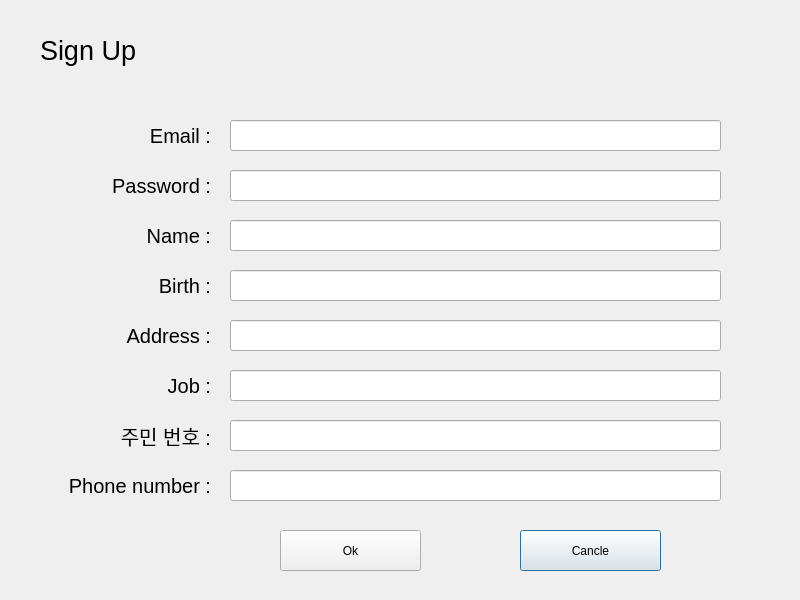
<?xml version="1.0" encoding="UTF-8"?>
<ui version="4.0">
 <class>SignUp</class>
 <widget class="QDialog" name="SignUp">
  <property name="geometry">
   <rect>
    <x>0</x>
    <y>0</y>
    <width>800</width>
    <height>600</height>
   </rect>
  </property>
  <property name="windowTitle">
   <string>Sign Up</string>
  </property>
  <widget class="QLabel" name="JobLabel">
   <property name="geometry">
    <rect>
     <x>90</x>
     <y>370</y>
     <width>121</width>
     <height>31</height>
    </rect>
   </property>
   <property name="font">
    <font>
     <family>Arial</family>
     <pointsize>15</pointsize>
    </font>
   </property>
   <property name="text">
    <string>Job :</string>
   </property>
   <property name="alignment">
    <set>Qt::AlignRight|Qt::AlignTrailing|Qt::AlignVCenter</set>
   </property>
  </widget>
  <widget class="QLineEdit" name="BirthLine">
   <property name="geometry">
    <rect>
     <x>230</x>
     <y>270</y>
     <width>491</width>
     <height>31</height>
    </rect>
   </property>
  </widget>
  <widget class="QLabel" name="PasswordLabel">
   <property name="geometry">
    <rect>
     <x>80</x>
     <y>170</y>
     <width>131</width>
     <height>31</height>
    </rect>
   </property>
   <property name="font">
    <font>
     <family>Arial</family>
     <pointsize>15</pointsize>
    </font>
   </property>
   <property name="text">
    <string>Password :</string>
   </property>
   <property name="alignment">
    <set>Qt::AlignRight|Qt::AlignTrailing|Qt::AlignVCenter</set>
   </property>
  </widget>
  <widget class="QLabel" name="NameLabel">
   <property name="geometry">
    <rect>
     <x>90</x>
     <y>220</y>
     <width>121</width>
     <height>31</height>
    </rect>
   </property>
   <property name="font">
    <font>
     <family>Arial</family>
     <pointsize>15</pointsize>
    </font>
   </property>
   <property name="text">
    <string>Name :</string>
   </property>
   <property name="alignment">
    <set>Qt::AlignRight|Qt::AlignTrailing|Qt::AlignVCenter</set>
   </property>
  </widget>
  <widget class="QLabel" name="PhoneLabel">
   <property name="geometry">
    <rect>
     <x>30</x>
     <y>470</y>
     <width>181</width>
     <height>31</height>
    </rect>
   </property>
   <property name="font">
    <font>
     <family>Arial</family>
     <pointsize>15</pointsize>
    </font>
   </property>
   <property name="text">
    <string>Phone number :</string>
   </property>
   <property name="alignment">
    <set>Qt::AlignRight|Qt::AlignTrailing|Qt::AlignVCenter</set>
   </property>
  </widget>
  <widget class="QLineEdit" name="PhoneLine">
   <property name="geometry">
    <rect>
     <x>230</x>
     <y>470</y>
     <width>491</width>
     <height>31</height>
    </rect>
   </property>
  </widget>
  <widget class="QLineEdit" name="EmailLine">
   <property name="geometry">
    <rect>
     <x>230</x>
     <y>120</y>
     <width>491</width>
     <height>31</height>
    </rect>
   </property>
  </widget>
  <widget class="QLineEdit" name="AddressLine">
   <property name="geometry">
    <rect>
     <x>230</x>
     <y>320</y>
     <width>491</width>
     <height>31</height>
    </rect>
   </property>
  </widget>
  <widget class="QLineEdit" name="RRNLine">
   <property name="geometry">
    <rect>
     <x>230</x>
     <y>420</y>
     <width>491</width>
     <height>31</height>
    </rect>
   </property>
  </widget>
  <widget class="QLabel" name="Signup">
   <property name="geometry">
    <rect>
     <x>40</x>
     <y>30</y>
     <width>131</width>
     <height>41</height>
    </rect>
   </property>
   <property name="font">
    <font>
     <family>Arial</family>
     <pointsize>20</pointsize>
    </font>
   </property>
   <property name="text">
    <string>Sign Up</string>
   </property>
  </widget>
  <widget class="QLabel" name="EmailLabel">
   <property name="geometry">
    <rect>
     <x>90</x>
     <y>120</y>
     <width>121</width>
     <height>31</height>
    </rect>
   </property>
   <property name="font">
    <font>
     <family>Arial</family>
     <pointsize>15</pointsize>
    </font>
   </property>
   <property name="text">
    <string>Email :</string>
   </property>
   <property name="alignment">
    <set>Qt::AlignRight|Qt::AlignTrailing|Qt::AlignVCenter</set>
   </property>
  </widget>
  <widget class="QPushButton" name="CancleButton">
   <property name="geometry">
    <rect>
     <x>520</x>
     <y>530</y>
     <width>141</width>
     <height>41</height>
    </rect>
   </property>
   <property name="text">
    <string>Cancle</string>
   </property>
  </widget>
  <widget class="QLineEdit" name="JobLine">
   <property name="geometry">
    <rect>
     <x>230</x>
     <y>370</y>
     <width>491</width>
     <height>31</height>
    </rect>
   </property>
  </widget>
  <widget class="QLineEdit" name="NameLine">
   <property name="geometry">
    <rect>
     <x>230</x>
     <y>220</y>
     <width>491</width>
     <height>31</height>
    </rect>
   </property>
  </widget>
  <widget class="QLineEdit" name="PasswordLine">
   <property name="geometry">
    <rect>
     <x>230</x>
     <y>170</y>
     <width>491</width>
     <height>31</height>
    </rect>
   </property>
  </widget>
  <widget class="QLabel" name="RRNLabel">
   <property name="geometry">
    <rect>
     <x>90</x>
     <y>420</y>
     <width>121</width>
     <height>31</height>
    </rect>
   </property>
   <property name="font">
    <font>
     <family>Arial</family>
     <pointsize>15</pointsize>
    </font>
   </property>
   <property name="text">
    <string>주민 번호 :</string>
   </property>
   <property name="alignment">
    <set>Qt::AlignRight|Qt::AlignTrailing|Qt::AlignVCenter</set>
   </property>
  </widget>
  <widget class="QPushButton" name="OkButton">
   <property name="geometry">
    <rect>
     <x>280</x>
     <y>530</y>
     <width>141</width>
     <height>41</height>
    </rect>
   </property>
   <property name="text">
    <string>Ok</string>
   </property>
  </widget>
  <widget class="QLabel" name="AddressLabel">
   <property name="geometry">
    <rect>
     <x>90</x>
     <y>320</y>
     <width>121</width>
     <height>31</height>
    </rect>
   </property>
   <property name="font">
    <font>
     <family>Arial</family>
     <pointsize>15</pointsize>
    </font>
   </property>
   <property name="text">
    <string>Address :</string>
   </property>
   <property name="alignment">
    <set>Qt::AlignRight|Qt::AlignTrailing|Qt::AlignVCenter</set>
   </property>
  </widget>
  <widget class="QLabel" name="BirthLabel">
   <property name="geometry">
    <rect>
     <x>90</x>
     <y>270</y>
     <width>121</width>
     <height>31</height>
    </rect>
   </property>
   <property name="font">
    <font>
     <family>Arial</family>
     <pointsize>15</pointsize>
    </font>
   </property>
   <property name="text">
    <string>Birth :</string>
   </property>
   <property name="alignment">
    <set>Qt::AlignRight|Qt::AlignTrailing|Qt::AlignVCenter</set>
   </property>
  </widget>
 </widget>
 <resources/>
 <connections/>
</ui>
